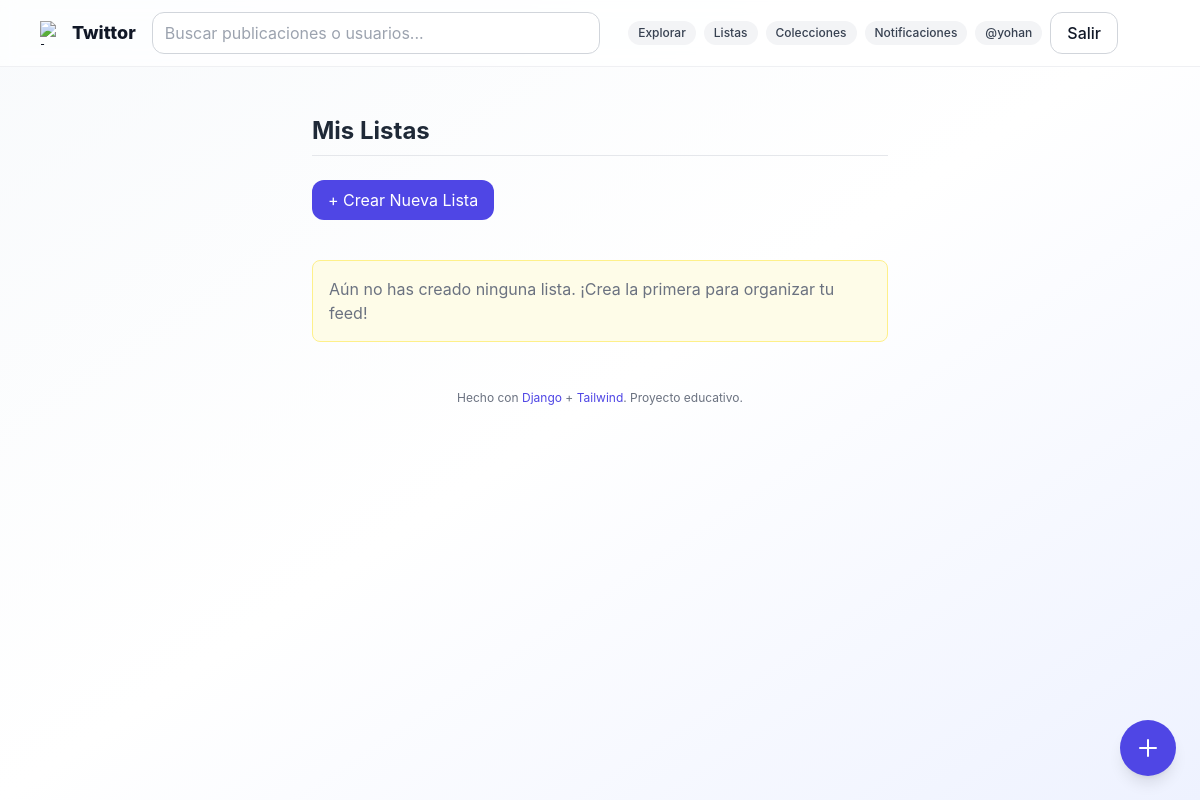
Before: /listas/yo/ (signed in) with the older database file.
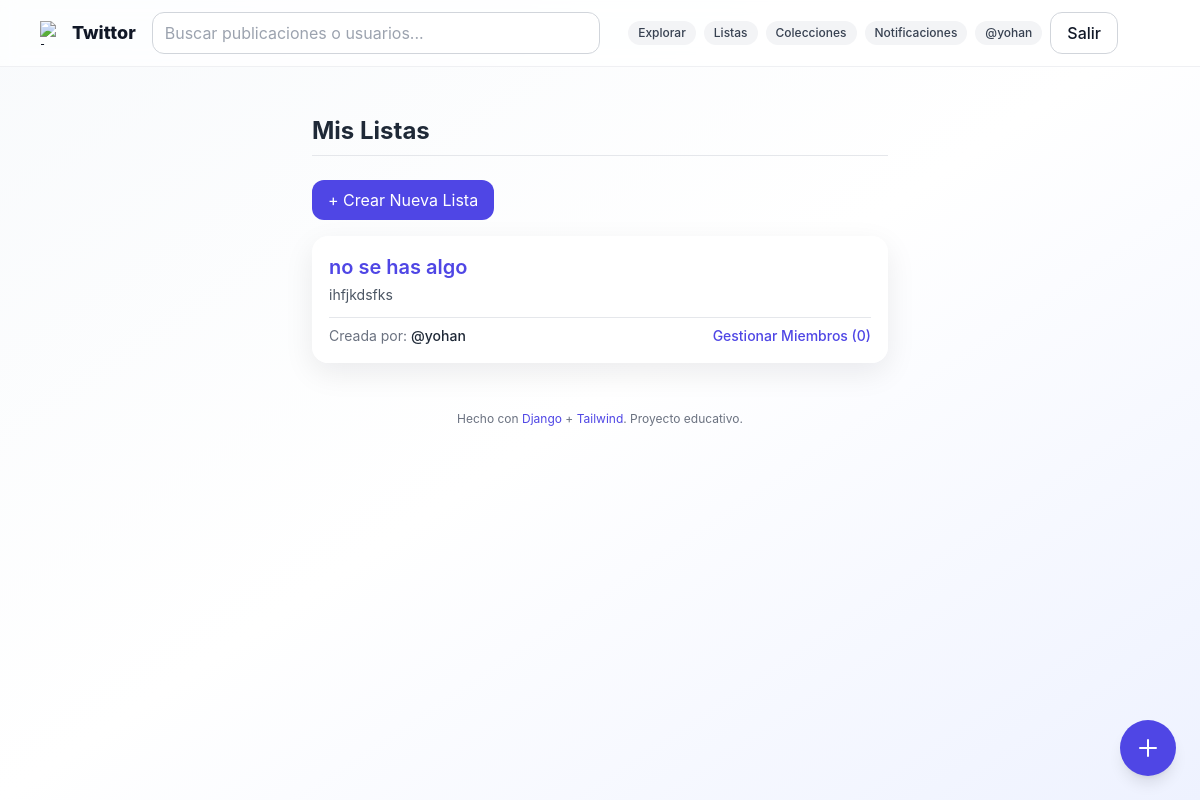
After: the same page with the newer database file.
### core/models.py (models this page shows, shortened)
class Lista(models.Model):
    nombre = models.CharField(max_length=50)
    descripcion = models.CharField(max_length=255, blank=True, null=True)
    es_privada = models.BooleanField(default=False)
    creador = models.ForeignKey(
        User,
        on_delete=models.CASCADE,
        related_name='listas_creadas'
    )
    miembros = models.ManyToManyField(
        User,
        related_name='listas_a_las_que_pertenece',
        through='MiembroDeLista'
    )
    fecha_creacion = models.DateTimeField(auto_now_add=True)
    class Meta:
        verbose_name_plural = "Listas"

### core/views.py (the view)
# urls.py: path('listas/yo/', views.my_lists, name='my_lists'),
@login_required
def my_lists(request):
    listas = Lista.objects.filter(creador=request.user).order_by('-fecha_creacion')
    return render(request, 'core/my_lists.html', {'listas': listas})

### core/templates/core/my_lists.html (shortened to what this page needs)
{% extends "base.html" %}
{% load static %}
{% block content %}
<div class="max-w-xl mx-auto mt-8">
  <h2 class="text-2xl font-bold mb-6 text-gray-800 border-b pb-2">Mis Listas</h2>
  <a href="{% url 'list_create' %}"
     class="inline-block bg-brand-600 text-white py-2 px-4 rounded-xl mb-4 hover:bg-brand-700 transition duration-150">
     + Crear Nueva Lista
  </a>
  {% if listas %}
    <div class="space-y-4">
      {% for lista in listas %}
        <div class="card p-4 hover:shadow-lg transition duration-150">
          <h3 class="text-xl font-semibold text-brand-600 flex justify-between items-center">
            <a href="{% url 'list_feed' list_pk=lista.pk %}" class="hover:underline">
              {{ lista.nombre }}
            </a>
          </h3>
          <p class="text-gray-600 mt-1 text-sm">{{ lista.descripcion|default:"Sin descripción." }}</p>
          <div class="mt-3 text-sm text-gray-500 flex justify-between items-center border-t pt-2">
            <span>
              Creada por: <span class="font-medium text-gray-800">@{{ lista.creador.username }}</span>
            </span>
            <a href="{% url 'list_members' list_pk=lista.pk %}"
               class="text-brand-600 hover:text-brand-700 font-medium">
               Gestionar Miembros ({{ lista.miembros.count }})
            </a>
          </div>
        </div>
      {% endfor %}
    </div>
  {% else %}
    <div class="text-gray-500 mt-6 bg-yellow-50 p-4 border border-yellow-200 rounded-lg">
      Aún no has creado ninguna lista. ¡Crea la primera para organizar tu feed!
    </div>
  {% endif %}
</div>
{% endblock %}

Changed rows visible on the page:
added Lista: nombre "no se has algo", descripcion "ihfjkdsfks", creador.username "yohan", miembros.count "0"
Other visible differences:
text no longer shown: "Aún no has creado ninguna lista. ¡Crea la primera para organizar tu feed!"
